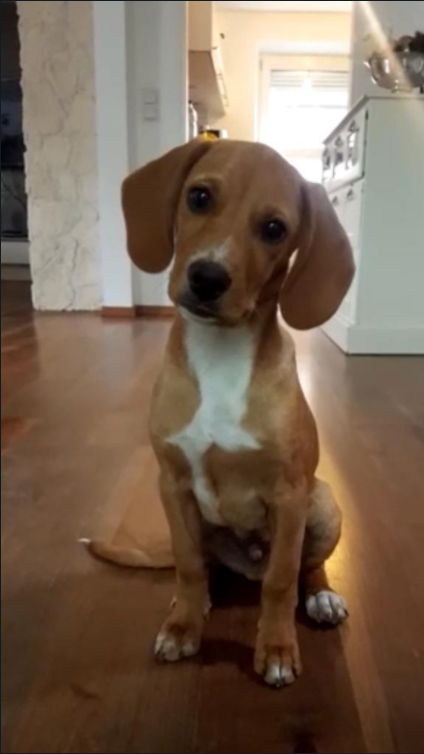
#> input picture Aufgabe3/Images/hund.png, 424 x 754 px, found by its file name
$ python aufgabe3.py
#> lines starting #> are read from the running program, lines starting #| are printed output that depends on the picture
import numpy as np
import cv2

ref_pt_src = []
ref_pt_dst = []
kernelsize = 15
sigma = 7
sigmaLaplace = 3

def click_src(event, x, y, flags, param):
    # grab references to the global variables
    global ref_pt_src
    # if the left mouse button was clicked, add the point to the source array
    if event == cv2.EVENT_LBUTTONDOWN:
        pos = len(ref_pt_src)
        if (pos == 0):
            ref_pt_src = [(x, y)]
        else:
            ref_pt_src.append((x, y))
        # draw a circle at the clicked position
        cv2.circle(img, ref_pt_src[pos], 4, (0, 255, 0), 2)
        cv2.imshow('Original', img)


def click_dst(event, x, y, flags, param):
    # grab references to the global variables
    global ref_pt_dst
    # if the left mouse button was clicked,
    # add the point to the destination array
    if event == cv2.EVENT_LBUTTONDOWN:
        pos = len(ref_pt_dst)
        if (pos == 0):
            ref_pt_dst = [(x, y)]
        else:
            ref_pt_dst.append((x, y))
        # draw a circle at the clicked position
        cv2.circle(dst_transform, ref_pt_dst[pos], 4, (0, 255, 0), 2)
        cv2.imshow('Transformed image', dst_transform)

#define a highpass filter function
def highpass(img,kernelsize, sigma):
    return img - cv2.GaussianBlur(img,(kernelsize,kernelsize) , sigma) + 127
#or choose the laplace instead of the highpass
def laplace(img,sigma,kernelsize):
    return   cv2.Laplacian(img,-1,sigma,kernelsize)+127
#define a lowpass filter function
def lowpass(img,sigma,kernelsize):
    return cv2.GaussianBlur(img,(kernelsize,kernelsize),sigma)

#read and resize first image
#GDV_Praktikum\Aufgabe3\aufgabe3.py
img = cv2.imread("Aufgabe3\Images\hund.png", cv2.IMREAD_COLOR)
#> img is the input picture: shape (754, 424, 3); mean B, G, R 83, 100.1, 119.8
img = cv2.resize(img, (500, 500), interpolation=cv2.INTER_CUBIC)
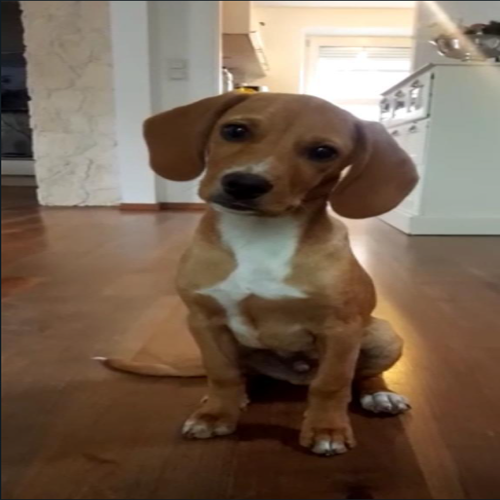
#> img: shape (500, 500, 3); mean B, G, R 83, 100.1, 119.7
#apply lowpass to first img and show it after
img = lowpass(img, kernelsize,sigma)
#> in lowpass, `return cv2.GaussianBlur(img,(kernelsize,kernelsize),sigma)`:
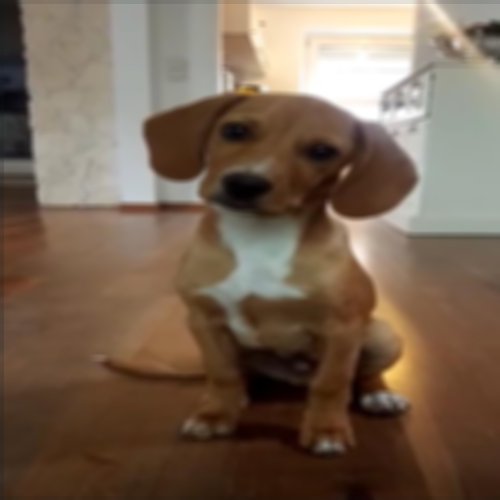
#> returned value: shape (500, 500, 3); mean of channels 0, 1, 2 83.1, 100.2, 119.9; drawn as B, G, R
cv2.imshow('bild lowpass', img)

#read and resize second image
img2 = cv2.imread("Aufgabe3\Images\katze.png", cv2.IMREAD_COLOR)
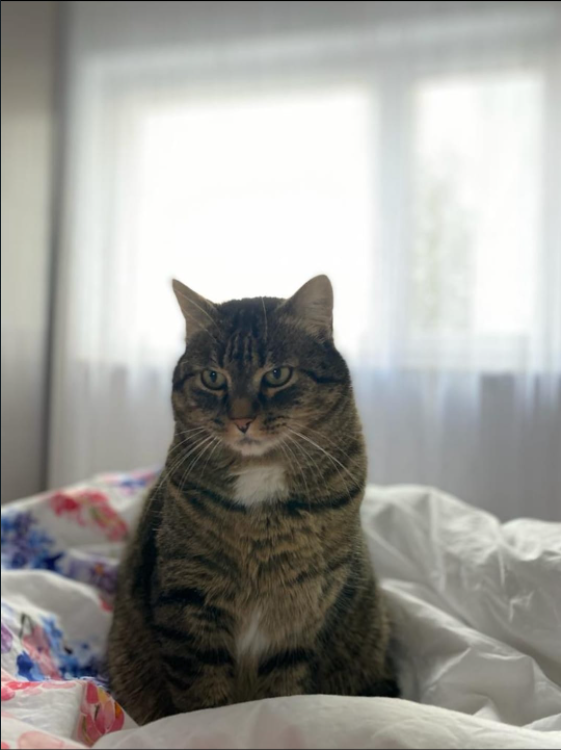
#> input picture Aufgabe3/Images/katze.png, 561 x 750 px, found by its file name
#> img2 is the input picture: shape (750, 561, 3); mean B, G, R 153.7, 158, 158.4
img2 = cv2.resize(img2, (500, 500), interpolation=cv2.INTER_CUBIC)
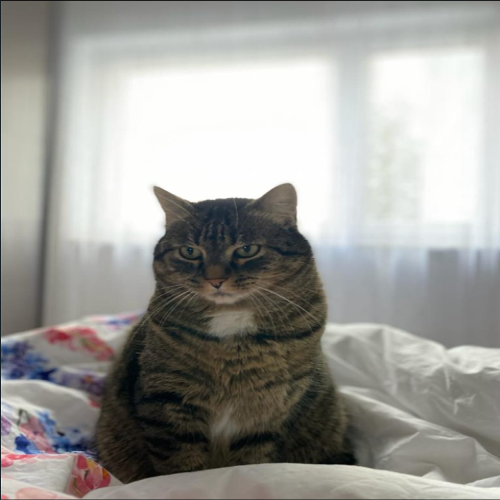
#> img2: shape (500, 500, 3); mean B, G, R 153.7, 157.9, 158.4
#apply lowpass to second img and show it after
img2 = highpass(img2,kernelsize,sigmaLaplace)
#> in highpass, `return img - cv2.GaussianBlur(img,(kernelsize,kernelsize) , sigma) + 127`:
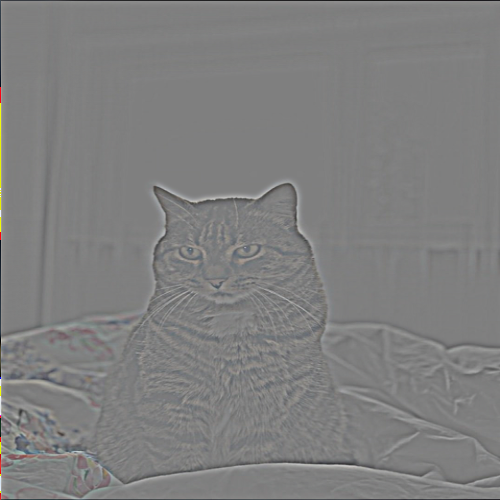
#> returned value: shape (500, 500, 3); mean of channels 0, 1, 2 126.8, 126.9, 127; drawn as B, G, R
cv2.imshow('bild laplace', img2)


rows, cols, dim = img.shape
#> rows = 500; cols = 500; dim = 3
clone = img.copy()
clone2 = img2.copy()
dst_transform = img2
cv2.namedWindow('Original')
cv2.setMouseCallback('Original', click_src)
cv2.namedWindow('Transformed image')
cv2.setMouseCallback('Transformed image', click_dst)

computationDone = False
while True:
    # makes the code only use the last 3 clicks
    if(len(ref_pt_src) > 3):
        ref_pt_src.pop(0)
        computationDone = False

    if(len(ref_pt_dst) > 3):
        ref_pt_dst.pop(0)
        computationDone = False
    # if there are three reference points, then compute the transform and apply the transformation
    if not(computationDone) and (len(ref_pt_src) == 3 and len(ref_pt_dst) == 3):
        T_affine = cv2.getAffineTransform(np.float32(ref_pt_src), np.float32(ref_pt_dst))
        print('\nAffine transformation:\n', '\n'.join(['\t'.join(['%03.3f' % cell for cell in row]) for row in T_affine]))
        dst_transform = cv2.warpAffine(img, T_affine, (cols, rows))

        dst_transform = cv2.add(img2//2,dst_transform//2)
        computationDone = True

    # display the image and wait for a keypress
    cv2.imshow('Original', img)
    cv2.imshow('Transformed image', dst_transform)
    key = cv2.waitKey(10)
#> (key q is pressed here)

    # if the 'r' key is pressed, reset the transformation
    if key == ord("r"):
        dst_transform=clone2.copy()
        img = clone.copy()
        ref_pt_src = []
        ref_pt_dst = []
        computationDone = False
    # if the 'q' key is pressed, break from the loop
    elif key == ord("q"):
        break

cv2.destroyAllWindows()
